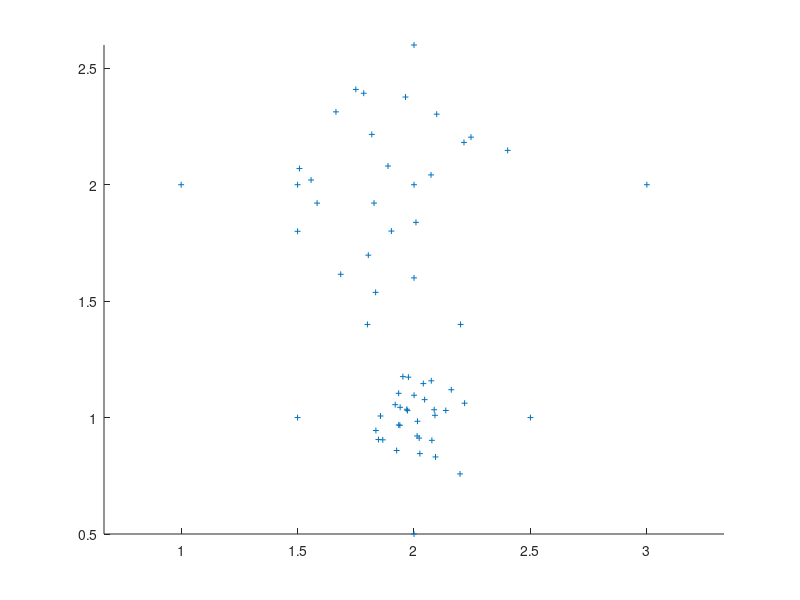

Reproduce this figure in MATLAB.
%% X1
mu = [2,1]; 
sigma = [0.01,0.001;0.001,0.01]; 
X1 = mvnrnd(mu,sigma,30); 

%% X2
ang = rand(1,20)*2*pi;
r = sqrt(rand(1,20));
x = 2 + 0.5*r.*cos(ang);
y = 2 + 0.5*r.*sin(ang);
X2 = [x;y]';

%% 
X3=[2,1.6;3,2;1.5,1.8;2,2;1.5,2;2,2.6;1,2;2.2,1.4;1.5,1;2,0.5;2.5,1;1.8,1.4];

%%
X=[X1;X2;X3];

%%
scatter(X(:,1), X(:,2), 18, '+');
axis equal;